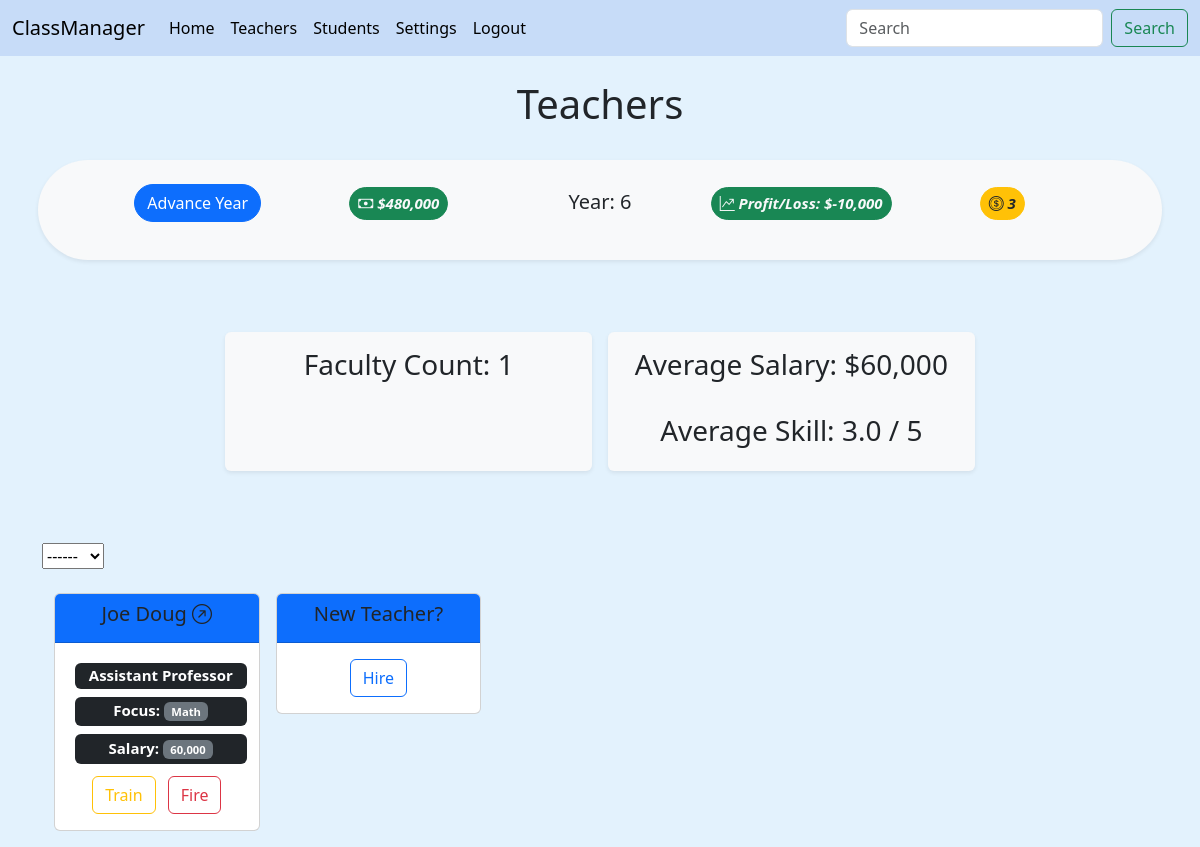
Page /all_teachers/ (signed in) on the earlier database version.
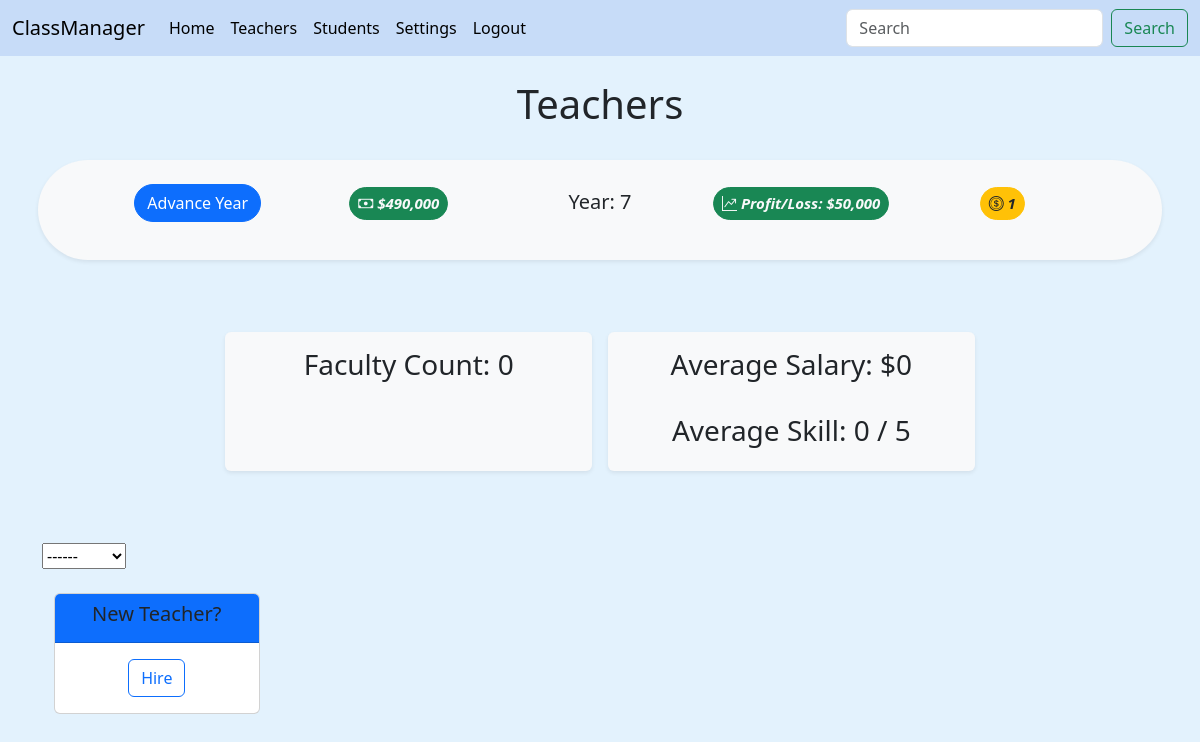
Same page on the later database version.
### main/models.py (models this page shows, shortened)
class School(AbstractUser):
    name = models.CharField(max_length=30, default="My New School")
    year = models.IntegerField(default=1)
    actionTokens = models.IntegerField(default=3)
    money = models.IntegerField(validators=[MinValueValidator(0), MaxValueValidator(1000000000)], blank=True, null=True, default=500000)
    tuition = models.IntegerField(validators=[MinValueValidator(0), MaxValueValidator(100000)], blank=True, null=True, default=50000)
    def checkTokens(self):
        return self.actionTokens

class Teacher(models.Model):
    school = models.ForeignKey(School, on_delete=models.CASCADE, blank=True, null=True)
    first_name = models.CharField(max_length=50)
    last_name = models.CharField(max_length=50)
    subject = models.ForeignKey(Subject, on_delete=models.CASCADE, blank=True, null=True)
    salary = models.IntegerField(validators=[MinValueValidator(1000), MaxValueValidator(999999)], blank=True, null=True)
    SKILL = [
        (1, 'Lecturer'),
        (2, 'Senior Lecturer'),
        (3, 'Assistant Professor'),
        (4, 'Associate Professor'),
        (5, 'Professor'),
    ]
    skill = models.IntegerField(choices=SKILL, default=1, blank=False, null=True)
    def __str__(self):
        return (
                f"{self.first_name+' '+self.last_name}"
        )

class Subject(models.Model):
    school = models.ForeignKey(School, on_delete=models.CASCADE, blank=True, null=True)
    name = models.CharField(max_length=60)
    class Meta:
        constraints = [
            models.UniqueConstraint(fields=['school', 'name'], name='unique subject')
        ]
    def __str__(self):
        return (
                f"{self.name}"
        )

### main/views.py (the view, shortened to what this page needs)
# urls.py: path('all_teachers/', views.all_teachers, name='all_teachers'),
@login_required(login_url="main:login_view")
def all_teachers(request):
    school = get_object_or_404(School, id=request.user.id)
    subjects = Subject.objects.filter(school_id=school.id)
    teachers = Teacher.objects.filter(school_id=school.id)
    teacherForm = TeacherForm()
    costs = computeFinancials(school)
    filter = request.GET.get('focus-filter') if bool(request.GET.get('focus-filter', False)) else None
    avgSkill = computeAvgSkill(teachers)
    avgSalary = computeAvgSalary(teachers)
    return render(request, "main/all_teachers.html", {
        'school': school,
        'teachers': teachers,
        'subjects': subjects,
        'filter': filter,
        'avgSkill': avgSkill,
        'avgSalary': avgSalary,
        'form': teacherForm,
        'costs': costs,
    })

### main/forms.py
class TeacherForm(forms.ModelForm):
    class Meta:
        model = Teacher
        fields = '__all__'
        exclude = ['subject', 'salary', 'school']
        widgets = {'skill': forms.Select(attrs={'class': "skill_toggler"}, choices=Teacher.SKILL)}

### main/gameFunctions.py (called while the page is built)
def computeAvgSkill(set):
    if len(set) == 0:
        return 0
    return round(sum(x.skill for x in set)/len(set), 1)

def computeAvgSalary(set):
    if len(set) == 0:
        return 0
    return int(sum(x.salary for x in set)/len(set))

def computeFinancials(school):
    teachers = Teacher.objects.filter(school_id=school.id)
    studentCount = Student.objects.filter(school_id=school.id).count()
    tuition = school.tuition
    profit = tuition*studentCount
    losses = sum(teacher.salary for teacher in teachers)
    return profit-losses

### main/models.py (called while the page is built)
    def __str__(self):
        return (
                f"{self.first_name+' '+self.last_name}"
        )

    def __str__(self):
        return (
                f"{self.name}"
        )

### main/templates/main/all_teachers.html (shortened to what this page needs)
{% extends "main/base.html" %}
{% block content %}
{% load humanize %}
{% load static %}
{% if request.user.is_authenticated %}
<h1>
  {% if filter is None %}
  <center>Teachers</center>
  {% else %}
  <center>{{filter|capfirst}} Teachers</center>
  {% endif %}
</h1>
<br>
{% include 'main/menubar.html' %}
<br>
<div class="container text-center">
  <div class="row g-2 justify-content-center">
    <div class="col-4 m-2 shadow-sm p-3 mb-5 bg-body-tertiary rounded bg-light">
      <h3>Faculty Count: {{teachers.count}}</h3>
    </div>
    <div
      class="col-4 m-2 shadow-sm p-3 mb-5 bg-body-tertiary rounded bg-light align-items-center justify-content-center">
      <h3>Average Salary: ${{avgSalary|intcomma}}</h3>
      <br />
      <h3>Average Skill: {{avgSkill}} / 5</h3>
    </div>
  </div>
</div>
<br />
<form action="" id="filter1">
  <select aria-label="label for the select" name="focus-filter" onchange="this.form.submit()">
    <option disabled selected value> ------ </option>
  </select>
</form>
<br>
<div id="teacher-container" class="container overflow-hidden text-center">
  <div class="row row-cols-2 row-cols-lg-5 g-2 g-lg-3">
    {% for teacher in teachers %}
    <div class="col-2">
      <div id="{{teacher.id}}" class="card mb-3" style="max-width: 18rem;">
        <div class="card-header bg-primary">
          <h5><a class="title-header link-dark bg-primary fw-medium"
              href="{% url 'main:teacher' teacher.id %}">{{teacher|title}} <i
                class="bi bi-arrow-up-right-circle"></i></a></h5>
        </div>
        <div class="card-body">
          <h5 class="card-title">
            <span style="width: 100%;" class="m-1 badge bg-dark">{{ teacher.get_skill_display }}</span>
            <br />
            <span style="width: 100%;" class="m-1 badge bg-dark">Focus: <span class="badge bg-secondary"> {{teacher.subject}}</span></span>
            <br />
            <span style="width: 100%;" class="m-1 badge bg-dark">Salary: <span class="badge bg-secondary"> {{teacher.salary|intcomma}}</span></span>
          </h5>
          {% if school.checkTokens > 0 %}
          <a class="me-2" href="{% url 'main:train' teacher.id %}"><button type="button"
              class="btn btn-outline-warning">Train</button></a>
          {% endif %}
          <a href="{% url 'main:delete' teacher.id 'teacher' %}">
            <button type="button" class="btn btn-outline-danger">Fire</button>
          </a>
        </div>
      </div>
    </div>
    {% endfor %}
    <div id="start_create_teacher" class="col-2">
      <div class="card mb-3" style="max-width: 18rem">
        <div class="card-header bg-primary">
          <h5 class="text-dark bg-primary fw-medium">New Teacher?</h5>
        </div>
        <div class="card-body">
          {% if school.checkTokens > 0 %}
          <button class="toggler btn btn-outline-primary" id="teacher">Hire</button>
          {% else %}
          <span style="width: 100%;" class="badge bg-dark">No <i class="bi bi-coin text-warning"></i> left!</span>
          <br />
          <span style="width: 100%;" class="badge bg-dark">Advance Year for more <i
              class="bi bi-coin text-warning"></i>!</span>
          {% endif %}
        </div>
      </div>
    </div>
  </div>
</div>
{% endif %}
{% endblock %}

### main/templates/main/menubar.html (shortened to what this page needs)
{% load humanize %}
<div class="row g-2 text-center">
    <div class="badge rounded-pill bg-light text-dark shadow-sm p-3 mb-5 bg-body-tertiary rounded">
    <a class="col-2 m-2 d-inline-flex justify-content-center title-header" href="{% url 'main:nextYear' %}"><button type="button"
        class="btn btn-primary rounded-pill">Advance Year</button></a>
    <h5 class="col-2 m-2 d-inline-flex justify-content-center"><p class="btn btn-success badge rounded-pill text-light token-display float-center p-2" data-bs-toggle="tooltip" data-bs-title="Cash: Your current cash earned from student tuition to allocate toward school operations!"><i class="bi bi-cash">  ${{school.money|intcomma}}</i></p></h5>
    <h5 class="col-2 m-2 d-inline-flex justify-content-center">Year: {{school.year}}</h5>
    <h5 class="col-2 m-2 d-inline-flex justify-content-center"><p class="btn btn-success badge rounded-pill text-light token-display float-center p-2" data-bs-toggle="tooltip" data-bs-title="Profit/Loss: Expected profit or loss at the end of the year!"><i class="bi bi-graph-up-arrow">  Profit/Loss: ${{costs|intcomma}}</i></p></h5>
    <h5 class="col-2 m-2 d-inline-flex justify-content-center"><p class="btn btn-warning badge rounded-pill text-dark token-display float-center p-2" data-bs-toggle="tooltip" data-bs-title="Action Tokens: Creation/training of teachers and students require action tokens!"><i class="bi bi-coin">
        {{school.checkTokens}}</i></p></h5>
  </div></div>

Differences in the rows shown:
removed Teacher: first_name+last_name "Joe Doug", skill "Assistant Professor", subject "Math", salary "60,000"
changed School: money "480,000" → "490,000"; year "6" → "7"; checkTokens "3" → "1"
Other differences:
{{ costs|intcomma }}: "-10,000" → "50,000"
{{ teachers.count }}: "1" → "0"
{{ avgSalary|intcomma }}: "60,000" → "0"
{{ avgSkill }}: "3.0" → "0"
